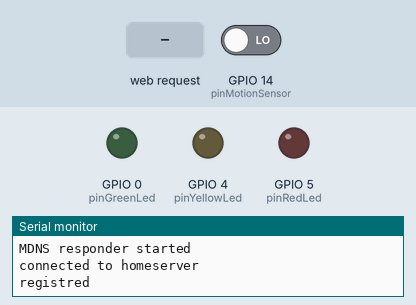
Bench run of a sketch on a simulated ESP8266 (NodeMCU). Shown: output pins drawn as LEDs (lit = HIGH), the last lines printed to the serial monitor. Inputs (shaded band) come from the test bench; at power-on: GPIO 14 (pinMotionSensor) LOW. WiFi joins after 1.5 s; servers stay silent unless stated.

Above: at 6.2 s.
6.3 s: GPIO 14 (pinMotionSensor) driven HIGH
At 6.45 s:
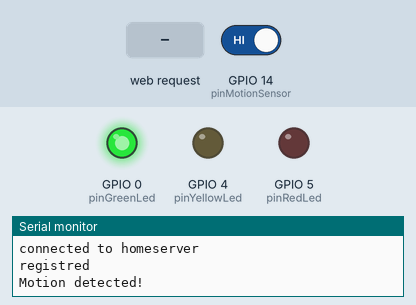
8.1 s: HTTP request GET / received
At 8.2 s:
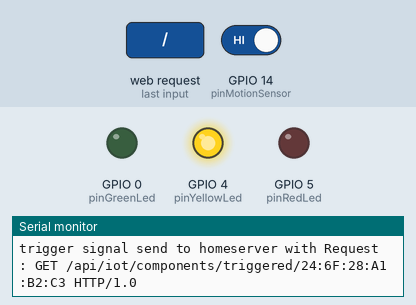
Timing chart, 0 to 11.1 s (numbered marks = the images above; inputs shaded):
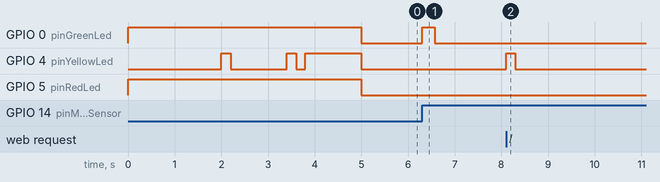

The sketch:

iot-motion-trigger.ino
```cpp
#include <HomeServerClient.h>
#include <ThreeLedState.h>
#include <PirDetector.h>

// RZO
#include <ESP8266WiFi.h>
#include <WiFiClient.h>
#include <ESP8266WebServer.h>
#include <ESP8266mDNS.h>

#ifndef STASSID
#define STASSID "SFR_B020"
#define STAPSK  "unnefhekhacunhaufad3"
#endif

const char* ssid = STASSID;
const char* password = STAPSK;

ESP8266WebServer server(80);


// PINS
const int pinRedLed = 5;
const int pinYellowLed = 4;
const int pinGreenLed = 0;
const int pinMotionSensor = 14;

// connexion homeserver
const String moduleName = "homeserver-iot-motion-trigger";
HomeServerClient homeserverClient(moduleName, "TRIGGER");
PirDetector pirDetector(pinMotionSensor);

ThreeLedState threeLedState = ThreeLedState(pinRedLed, pinYellowLed, pinGreenLed);


void handleStatus() {
  homeserverClient.handleStatus(server);
  threeLedState.blinkYellow();
}

void setup() {

  Serial.begin(9600);
  Serial.println("kikou");

  threeLedState.warmup().powered();

  // ---------------------------------
  // configuration WIFI
  WiFi.mode(WIFI_STA);
  WiFi.begin(ssid, password);

  // Wait for connection
  while (WiFi.status() != WL_CONNECTED) {
    Serial.println("not connected");
    delay(1000);
    threeLedState.blinkYellow();
  }

  threeLedState.wifiConnected();
  Serial.println("connected to wifi !");

  if (MDNS.begin("esp8266")) {
    Serial.println("MDNS responder started");
  }

  homeserverClient.registerToHomeServer();
  threeLedState.registred();

  server.on("/", handleStatus);
  server.on("/status", handleStatus);
  server.begin();

}

void loop() {

  server.handleClient();

  MDNS.update();

  if(pirDetector.isMotionDetected()) {
    threeLedState.greenOn();
    homeserverClient.triggered();
  } else {
    threeLedState.greenOff();
  }
}
```

Measured:
- after the input at 6.3 s, GPIO 0 (pinGreenLed): LOW → HIGH at once, → LOW 0.28 s later
- after the input at 8.1 s, GPIO 4 (pinYellowLed): LOW → HIGH at once, → LOW 0.20 s later
